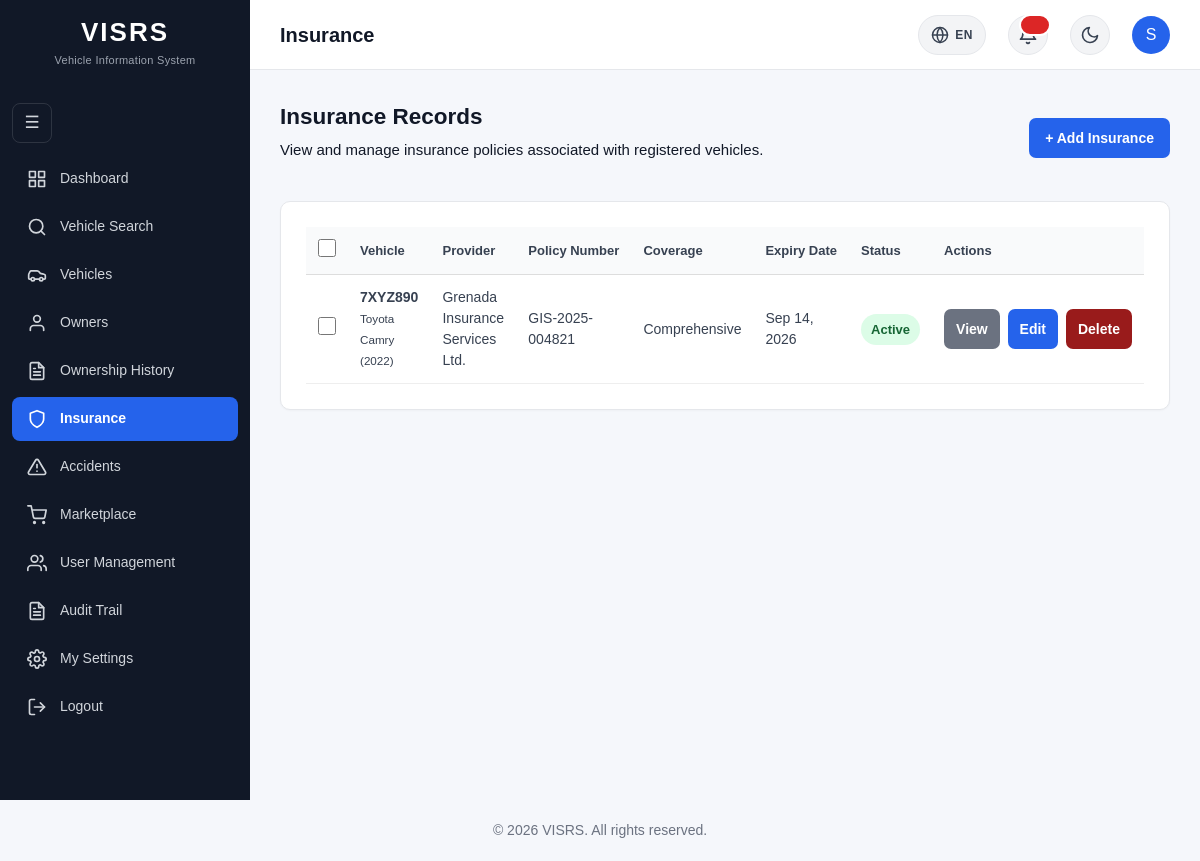
Before: /insurance/index.php (signed in) with the older database file.
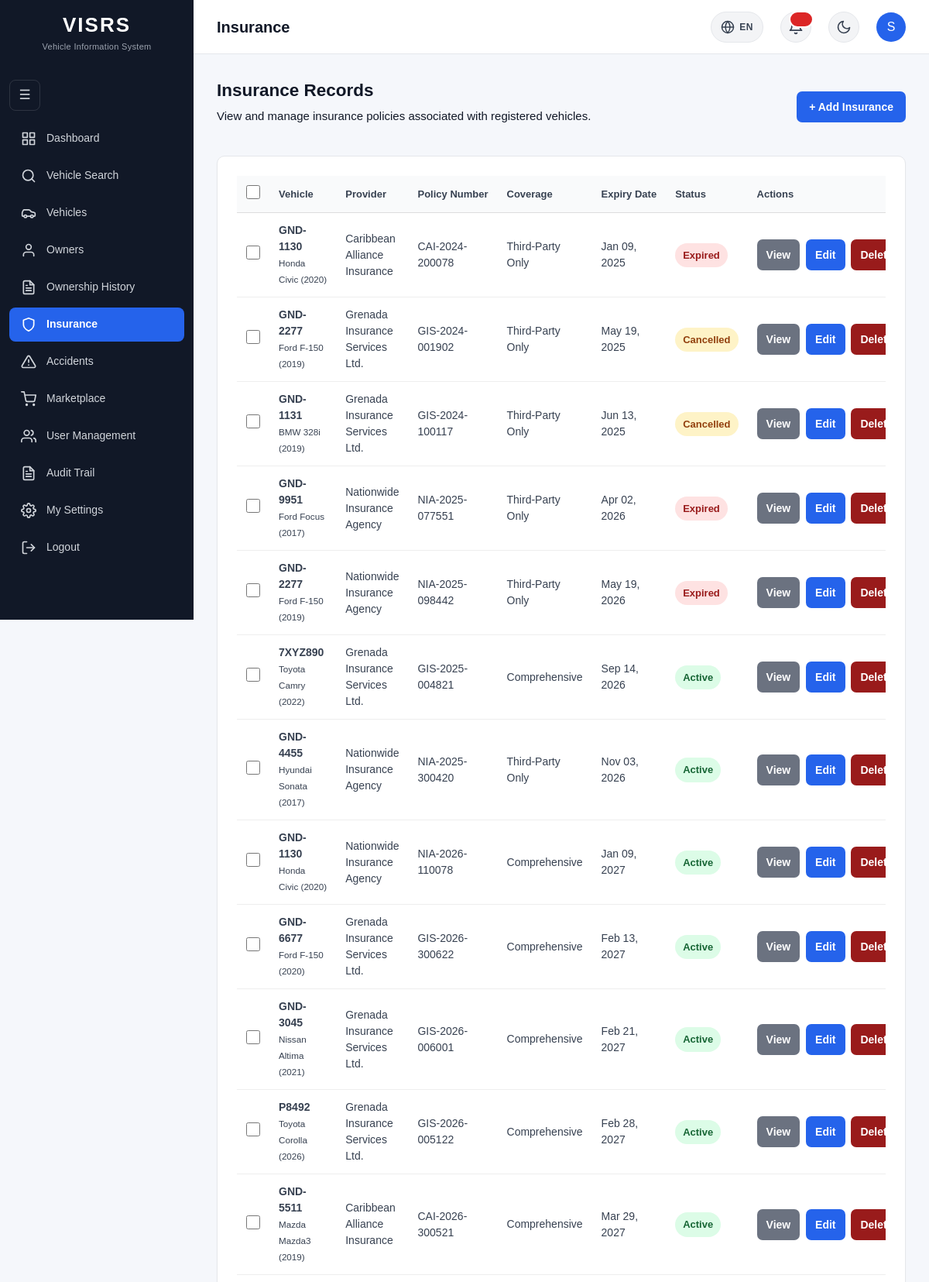
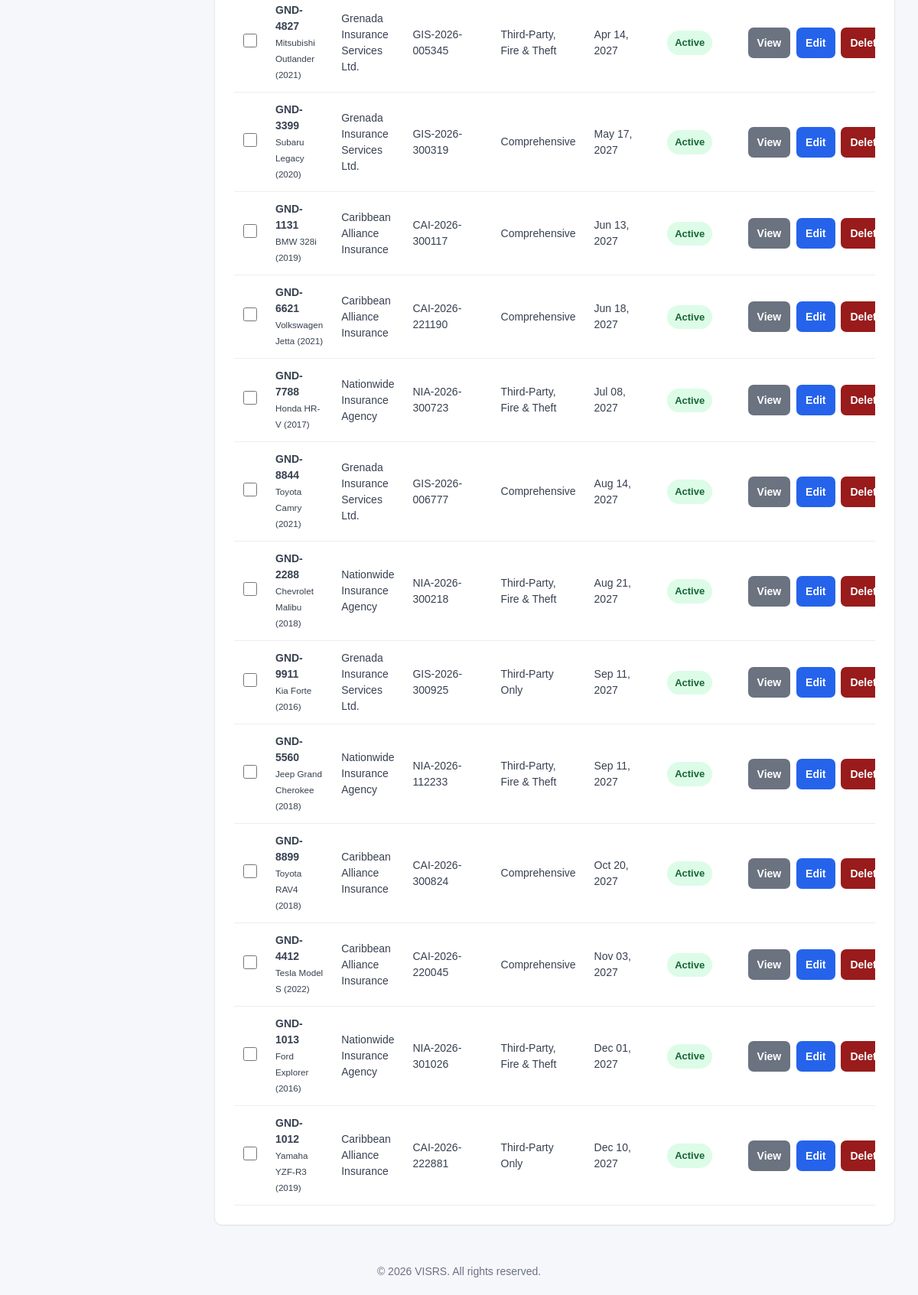
After: the same page with the newer database file (2 pictures, top to bottom).
### tables this page shows
CREATE TABLE `insurance` (
  `InsuranceID` int(11) NOT NULL,
  `VehicleID` int(11) NOT NULL,
  `ProviderName` varchar(150) NOT NULL,
  `PolicyNumber` varchar(100) NOT NULL,
  `CoverageType` varchar(100) DEFAULT NULL,
  `StartDate` date DEFAULT NULL,
  `ExpiryDate` date DEFAULT NULL,
  `Status` enum('Active','Expired','Cancelled') NOT NULL DEFAULT 'Active',
  `CreatedAt` timestamp NOT NULL DEFAULT current_timestamp()
);

CREATE TABLE `vehicles` (
  `VehicleID` int(11) NOT NULL,
  `PlateNumber` varchar(20) NOT NULL,
  `VIN` varchar(50) NOT NULL,
  `OwnerID` int(11) NOT NULL,
  `SellerID` int(11) DEFAULT NULL,
  `Make` varchar(100) NOT NULL,
  `Model` varchar(100) NOT NULL,
  `VehicleYear` year(4) NOT NULL,
  `Mileage` int(10) UNSIGNED DEFAULT NULL,
  `LastServiceDate` date DEFAULT NULL,
  `OilChangeIntervalKm` int(10) UNSIGNED DEFAULT NULL,
  `LastOilChangeDate` date DEFAULT NULL,
  `LastOilChangeMileage` int(10) UNSIGNED DEFAULT NULL,
  `Color` varchar(50) DEFAULT NULL,
  `VehicleType` varchar(50) DEFAULT NULL,
  `EngineNumber` varchar(100) DEFAULT NULL,
  `RegistrationDate` date DEFAULT NULL,
  `Status` enum('Active','Inactive','Stolen','Sold') NOT NULL DEFAULT 'Active',
  `CreatedAt` timestamp NOT NULL DEFAULT current_timestamp()
);

### includes/auth.php (called while the page is built, shortened)
        <?php
function canManageInsurance()
{
    return isset($_SESSION["Role"]) &&
        in_array(
            $_SESSION["Role"],
            [
                "Admin",
                "Police"
            ],
            true
        );
}
?>

### insurance/index.php (the view, shortened to what the changed rows need)
<?php
require_once __DIR__ . "/../includes/auth.php";
require_once __DIR__ . "/../includes/database.php";
                ?>
                <?php
$whereClause = "";
$queryParams = [];
$perPage = 25;
$countStmt = $pdo->prepare("
    SELECT COUNT(*)
    FROM insurance i
    INNER JOIN vehicles v ON i.VehicleID = v.VehicleID
    INNER JOIN owners o ON v.OwnerID = o.OwnerID
    {$whereClause}
");
$countStmt->execute($queryParams);
$totalInsurance = (int) $countStmt->fetchColumn();
$pagination = paginationMeta($totalInsurance, $perPage);
$stmt = $pdo->prepare("
    SELECT
        i.InsuranceID,
        i.VehicleID,
        i.ProviderName,
        i.PolicyNumber,
        i.CoverageType,
        i.StartDate,
        i.ExpiryDate,
        i.Status,
        v.PlateNumber,
        v.VIN,
        v.Make,
        v.Model,
        v.VehicleYear
    FROM insurance i
    INNER JOIN vehicles v
        ON i.VehicleID = v.VehicleID
    INNER JOIN owners o
        ON v.OwnerID = o.OwnerID
    {$whereClause}
    ORDER BY
        i.ExpiryDate ASC,
        i.InsuranceID DESC
    LIMIT ? OFFSET ?
");
$paramIndex = 1;
$stmt->bindValue($paramIndex++, $pagination["perPage"], PDO::PARAM_INT);
$stmt->bindValue($paramIndex++, $pagination["offset"],  PDO::PARAM_INT);
$stmt->execute();
$insuranceRecords = $stmt->fetchAll();
require_once "../includes/head.php";
?>
<body>
<div class="layout">
    <?php require_once __DIR__ . "/../includes/sidebar.php"; ?>
    <main class="main-content">
        <div class="content">
            <div style="display:flex; justify-content:space-between; align-items:center; margin-bottom:25px; gap:15px; flex-wrap:wrap;">
                <div>
                    <h2 style="margin-bottom:5px;">Insurance Records</h2>
                </div>
            </div>
            <div class="card">
                <?php if (count($insuranceRecords) > 0): ?>
                    <form method="POST" action="bulk_delete.php" id="bulkForm">
                        <div style="overflow-x:auto;">
                            <table style="width:100%; border-collapse:collapse;">
                                <thead>
                                    <tr>
                                        <?php if (canManageInsurance()): ?>
                                            <th style="text-align:left; padding:12px; border-bottom:1px solid #ddd; width:36px;">
                                                <input type="checkbox" id="selectAll" aria-label="Select all insurance records">
                                            </th>
                                        <?php endif; ?>
                                        <th style="text-align:left; padding:12px; border-bottom:1px solid #ddd;">Vehicle</th>
                                        <th style="text-align:left; padding:12px; border-bottom:1px solid #ddd;">Provider</th>
                                        <th style="text-align:left; padding:12px; border-bottom:1px solid #ddd;">Policy Number</th>
                                        <th style="text-align:left; padding:12px; border-bottom:1px solid #ddd;">Coverage</th>
                                        <th style="text-align:left; padding:12px; border-bottom:1px solid #ddd;">Expiry Date</th>
                                        <th style="text-align:left; padding:12px; border-bottom:1px solid #ddd;">Status</th>
                                        <th style="text-align:left; padding:12px; border-bottom:1px solid #ddd;">Actions</th>
                                    </tr>
                                </thead>
                                <tbody>
                                    <?php foreach ($insuranceRecords as $insurance): ?>
                                        <tr>
                                            <?php if (canManageInsurance()): ?>
                                                <td style="padding:12px; border-bottom:1px solid #eee;">
                                                    <input type="checkbox" name="selected_ids[]" value="<?= (int) $insurance["InsuranceID"] ?>" class="row-checkbox" aria-label="Select this insurance record">
                                                </td>
                                            <?php endif; ?>
                                            <td style="padding:12px; border-bottom:1px solid #eee;">
                                                <strong><?= htmlspecialchars($insurance["PlateNumber"]) ?></strong>
                                                <br>
                                                <small><?= htmlspecialchars($insurance["Make"]) ?> <?= htmlspecialchars($insurance["Model"]) ?> (<?= htmlspecialchars($insurance["VehicleYear"]) ?>)</small>
                                            </td>
                                            <td style="padding:12px; border-bottom:1px solid #eee;">
                                                <?= htmlspecialchars($insurance["ProviderName"]) ?>
                                            </td>
                                            <td style="padding:12px; border-bottom:1px solid #eee;">
                                                <?= htmlspecialchars($insurance["PolicyNumber"]) ?>
                                            </td>
                                            <td style="padding:12px; border-bottom:1px solid #eee;">
                                                <?= $insurance["CoverageType"] ? htmlspecialchars($insurance["CoverageType"]) : "Not specified" ?>
                                            </td>
                                            <td style="padding:12px; border-bottom:1px solid #eee;">
                                                <?= $insurance["ExpiryDate"] ? htmlspecialchars(date("M d, Y", strtotime($insurance["ExpiryDate"]))) : "Not specified" ?>
                                            </td>
                                            <td style="padding:12px; border-bottom:1px solid #eee;">
                                                <?php
                                                $status = $insurance["Status"];
                                                $statusBackground = "#e5e7eb";
                                                $statusColor = "#374151";
                                                if ($status === "Active") {
                                                    $statusBackground = "#dcfce7";
                                                    $statusColor = "#166534";
                                                } elseif ($status === "Expired") {
                                                    $statusBackground = "#fee2e2";
                                                    $statusColor = "#991b1b";
                                                } elseif ($status === "Cancelled") {
                                                    $statusBackground = "#fef3c7";
                                                    $statusColor = "#92400e";
                                                }
                                                ?>
                                                <span style="display:inline-block; padding:6px 10px; border-radius:20px; background:<?= $statusBackground ?>; color:<?= $statusColor ?>; font-size:13px; font-weight:600;">
                                                    <?= htmlspecialchars($status) ?>
                                                </span>
                                            </td>
                                            <td style="padding:12px; border-bottom:1px solid #eee; white-space:nowrap;">
                                                <a href="view.php?id=<?= (int) $insurance["InsuranceID"] ?>" class="button button-secondary" style="padding:8px 12px; margin-right:4px;">
                                                    View
                                                </a>
                                                <?php if (canManageInsurance()): ?>
                                                    <a href="edit.php?id=<?= (int) $insurance["InsuranceID"] ?>" class="button" style="padding:8px 12px; margin-right:4px;">
                                                        Edit
                                                    </a>
                                                    <a href="delete.php?id=<?= (int) $insurance["InsuranceID"] ?>" class="button" style="padding:8px 12px; background:#991b1b;">
                                                        Delete
                                                    </a>
                                                <?php endif; ?>
                                            </td>
                                        </tr>
                                    <?php endforeach; ?>
                                </tbody>
                            </table>
                        </div>
                    </form>
                <?php endif; ?>
            </div>
        </div>
    </main>
</div>
<?php require_once __DIR__ . "/../includes/footer.php"; ?>

Changed rows visible on the page:
added insurance: VehicleID.PlateNumber "GND-1130", VehicleID.Make "Honda", VehicleID.Model "Civic", VehicleID.VehicleYear "2020", ProviderName "Caribbean Alliance Insurance", PolicyNumber "CAI-2024-200078", CoverageType "Third-Party Only", ExpiryDate "Jan 09, 2025", Status "Expired"
added insurance: VehicleID.PlateNumber "GND-2277", VehicleID.Make "Ford", VehicleID.Model "F-150", VehicleID.VehicleYear "2019", ProviderName "Grenada Insurance Services Ltd.", PolicyNumber "GIS-2024-001902", CoverageType "Third-Party Only", ExpiryDate "May 19, 2025", Status "Cancelled"
added insurance: VehicleID.PlateNumber "GND-1131", VehicleID.Make "BMW", VehicleID.Model "328i", VehicleID.VehicleYear "2019", ProviderName "Grenada Insurance Services Ltd.", PolicyNumber "GIS-2024-100117", CoverageType "Third-Party Only", ExpiryDate "Jun 13, 2025", Status "Cancelled"
added insurance: VehicleID.PlateNumber "GND-9951", VehicleID.Make "Ford", VehicleID.Model "Focus", VehicleID.VehicleYear "2017", ProviderName "Nationwide Insurance Agency", PolicyNumber "NIA-2025-077551", CoverageType "Third-Party Only", ExpiryDate "Apr 02, 2026", Status "Expired"
added insurance: VehicleID.PlateNumber "GND-2277", VehicleID.Make "Ford", VehicleID.Model "F-150", VehicleID.VehicleYear "2019", ProviderName "Nationwide Insurance Agency", PolicyNumber "NIA-2025-098442", CoverageType "Third-Party Only", ExpiryDate "May 19, 2026", Status "Expired"
added insurance: VehicleID.PlateNumber "GND-4455", VehicleID.Make "Hyundai", VehicleID.Model "Sonata", VehicleID.VehicleYear "2017", ProviderName "Nationwide Insurance Agency", PolicyNumber "NIA-2025-300420", CoverageType "Third-Party Only", ExpiryDate "Nov 03, 2026", Status "Active"
added insurance: VehicleID.PlateNumber "GND-1130", VehicleID.Make "Honda", VehicleID.Model "Civic", VehicleID.VehicleYear "2020", ProviderName "Nationwide Insurance Agency", PolicyNumber "NIA-2026-110078", CoverageType "Comprehensive", ExpiryDate "Jan 09, 2027", Status "Active"
added insurance: VehicleID.PlateNumber "GND-6677", VehicleID.Make "Ford", VehicleID.Model "F-150", VehicleID.VehicleYear "2020", ProviderName "Grenada Insurance Services Ltd.", PolicyNumber "GIS-2026-300622", CoverageType "Comprehensive", ExpiryDate "Feb 13, 2027", Status "Active"
added insurance: VehicleID.PlateNumber "GND-3045", VehicleID.Make "Nissan", VehicleID.Model "Altima", VehicleID.VehicleYear "2021", ProviderName "Grenada Insurance Services Ltd.", PolicyNumber "GIS-2026-006001", CoverageType "Comprehensive", ExpiryDate "Feb 21, 2027", Status "Active"
added insurance: VehicleID.PlateNumber "P8492", VehicleID.Make "Toyota", VehicleID.Model "Corolla", VehicleID.VehicleYear "2026", ProviderName "Grenada Insurance Services Ltd.", PolicyNumber "GIS-2026-005122", CoverageType "Comprehensive", ExpiryDate "Feb 28, 2027", Status "Active"
added insurance: VehicleID.PlateNumber "GND-5511", VehicleID.Make "Mazda", VehicleID.Model "Mazda3", VehicleID.VehicleYear "2019", ProviderName "Caribbean Alliance Insurance", PolicyNumber "CAI-2026-300521", CoverageType "Comprehensive", ExpiryDate "Mar 29, 2027", Status "Active"
added insurance: VehicleID.PlateNumber "GND-4827", VehicleID.Make "Mitsubishi", VehicleID.Model "Outlander", VehicleID.VehicleYear "2021", ProviderName "Grenada Insurance Services Ltd.", PolicyNumber "GIS-2026-005345", CoverageType "Third-Party, Fire & Theft", ExpiryDate "Apr 14, 2027", Status "Active"
added insurance: VehicleID.PlateNumber "GND-3399", VehicleID.Make "Subaru", VehicleID.Model "Legacy", VehicleID.VehicleYear "2020", ProviderName "Grenada Insurance Services Ltd.", PolicyNumber "GIS-2026-300319", CoverageType "Comprehensive", ExpiryDate "May 17, 2027", Status "Active"
added insurance: VehicleID.PlateNumber "GND-1131", VehicleID.Make "BMW", VehicleID.Model "328i", VehicleID.VehicleYear "2019", ProviderName "Caribbean Alliance Insurance", PolicyNumber "CAI-2026-300117", CoverageType "Comprehensive", ExpiryDate "Jun 13, 2027", Status "Active"
added insurance: VehicleID.PlateNumber "GND-6621", VehicleID.Make "Volkswagen", VehicleID.Model "Jetta", VehicleID.VehicleYear "2021", ProviderName "Caribbean Alliance Insurance", PolicyNumber "CAI-2026-221190", CoverageType "Comprehensive", ExpiryDate "Jun 18, 2027", Status "Active"
added insurance: VehicleID.PlateNumber "GND-7788", VehicleID.Make "Honda", VehicleID.Model "HR-V", VehicleID.VehicleYear "2017", ProviderName "Nationwide Insurance Agency", PolicyNumber "NIA-2026-300723", CoverageType "Third-Party, Fire & Theft", ExpiryDate "Jul 08, 2027", Status "Active"
added insurance: VehicleID.PlateNumber "GND-8844", VehicleID.Make "Toyota", VehicleID.Model "Camry", VehicleID.VehicleYear "2021", ProviderName "Grenada Insurance Services Ltd.", PolicyNumber "GIS-2026-006777", CoverageType "Comprehensive", ExpiryDate "Aug 14, 2027", Status "Active"
added insurance: VehicleID.PlateNumber "GND-2288", VehicleID.Make "Chevrolet", VehicleID.Model "Malibu", VehicleID.VehicleYear "2018", ProviderName "Nationwide Insurance Agency", PolicyNumber "NIA-2026-300218", CoverageType "Third-Party, Fire & Theft", ExpiryDate "Aug 21, 2027", Status "Active"
added insurance: VehicleID.PlateNumber "GND-9911", VehicleID.Make "Kia", VehicleID.Model "Forte", VehicleID.VehicleYear "2016", ProviderName "Grenada Insurance Services Ltd.", PolicyNumber "GIS-2026-300925", CoverageType "Third-Party Only", ExpiryDate "Sep 11, 2027", Status "Active"
added insurance: VehicleID.PlateNumber "GND-5560", VehicleID.Make "Jeep", VehicleID.Model "Grand Cherokee", VehicleID.VehicleYear "2018", ProviderName "Nationwide Insurance Agency", PolicyNumber "NIA-2026-112233", CoverageType "Third-Party, Fire & Theft", ExpiryDate "Sep 11, 2027", Status "Active"
added insurance: VehicleID.PlateNumber "GND-8899", VehicleID.Make "Toyota", VehicleID.Model "RAV4", VehicleID.VehicleYear "2018", ProviderName "Caribbean Alliance Insurance", PolicyNumber "CAI-2026-300824", CoverageType "Comprehensive", ExpiryDate "Oct 20, 2027", Status "Active"
added insurance: VehicleID.PlateNumber "GND-4412", VehicleID.Make "Tesla", VehicleID.Model "Model S", VehicleID.VehicleYear "2022", ProviderName "Caribbean Alliance Insurance", PolicyNumber "CAI-2026-220045", CoverageType "Comprehensive", ExpiryDate "Nov 03, 2027", Status "Active"
added insurance: VehicleID.PlateNumber "GND-1013", VehicleID.Make "Ford", VehicleID.Model "Explorer", VehicleID.VehicleYear "2016", ProviderName "Nationwide Insurance Agency", PolicyNumber "NIA-2026-301026", CoverageType "Third-Party, Fire & Theft", ExpiryDate "Dec 01, 2027", Status "Active"
added insurance: VehicleID.PlateNumber "GND-1012", VehicleID.Make "Yamaha", VehicleID.Model "YZF-R3", VehicleID.VehicleYear "2019", ProviderName "Caribbean Alliance Insurance", PolicyNumber "CAI-2026-222881", CoverageType "Third-Party Only", ExpiryDate "Dec 10, 2027", Status "Active"
